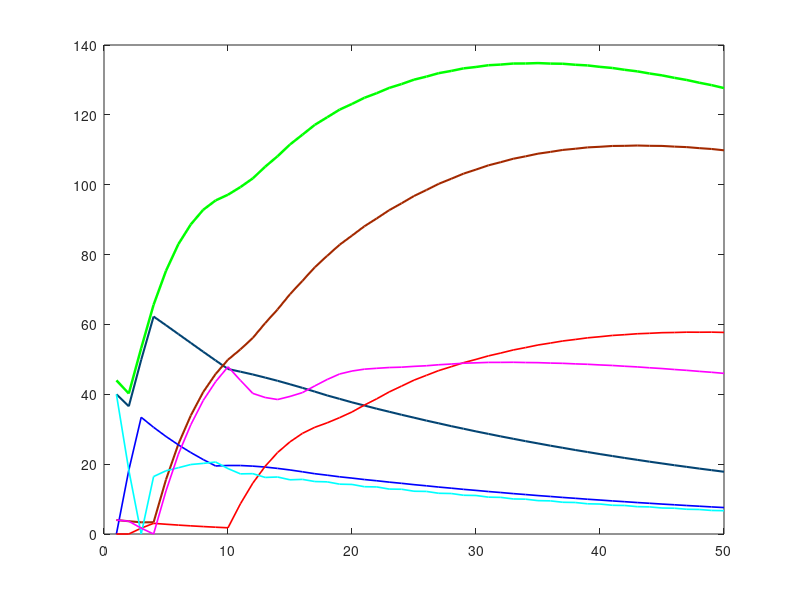

This chart was generated by the following MATLAB code: (Note: this script raises an error after producing the figure.)
clear all;
%%
%Condor model
function [t, wildJuveniles, wildAdults, wildTotal, captiveJjuveniles, captiveadults, captivetotal, totalBirds] = runCondorModel()
% initialization of variables and Rates

doubleClutching = true;

captiveBirthRate =  0.9; % The Female birth Rate assuming double clutching
if doubleClutching == true
    captiveBirthRate = captiveBirthRate * 2;
end
wildBirthRate = 0.3729; % wild female birth rate

num_years = 50; % simulation time in years
t = 1: num_years;

releaseRate = 0.8; % the release rate
keepRate = 1 - releaseRate; % the keep rate of juvy condors

adultMortalityRate = 0.086; % adult mortality rate
juvenileMortalityRate = 0.086; % juv mortality rate
year1MortalityRate = 0.138;
juvenileSurvivalRate = 1 - juvenileMortalityRate; % juv survival rate
adultSurvivalRate = 1 - adultMortalityRate; % adult survival rate
year1SurvivalRate = 1 - year1MortalityRate;

captiveCapacity = 150;
wildCapacity = 400;



% Define arrays and fill with 0's ahead of time to pre-allocate space
%arrays start at 1 in matlab not 0... odd 
%captive and wild groups, vectors 



Y0 = zeros(1, num_years);
Y1 = zeros(1, num_years);
Y2 = zeros(1, num_years);
Y3 = zeros(1, num_years);
Y4 = zeros(1, num_years);
Y5 = zeros(1, num_years);
Y6 = zeros(1, num_years);
Y7 = zeros(1, num_years);
A  = zeros(1, num_years);




WY0 = zeros(1, num_years);
WY1 = zeros(1, num_years);
WY2 = zeros(1, num_years);
WY3 = zeros(1, num_years);
WY4 = zeros(1, num_years);
WY5 = zeros(1, num_years);
WY6 = zeros(1, num_years);
WY7 = zeros(1, num_years);
WY8 = zeros(1, num_years);
WA  = zeros(1, num_years);

% setting initial conditions

Y5(1) = 20;
Y6(1) = 20;
WY5(1) = 2;
WY6(1) = 2;


for yr = 2: num_years
    
    captiveTotalPrev = Y0(yr-1) + Y1(yr-1) + Y2(yr-1) + Y3(yr-1) + Y4(yr-1) + Y5(yr-1) + Y6(yr-1) + A(yr-1);

    wildTotalPrev = WY0(yr-1) + WY1(yr-1) + WY2(yr-1) + WY3(yr-1) + WY4(yr-1) + WY5(yr-1) + WY6(yr-1) + WY7(yr-1) + WA(yr-1);
    
    wildCarryingCapacity = 1 - (wildTotalPrev / wildCapacity); % we might have to add a clamp here to prevent a negative value subtracting born chicks

    

    %If total captive population is less than our capacity, release 80% of
    %year-1 juveniles each year
    if captiveTotalPrev <= captiveCapacity 
        
        %captive condor section
        
        adultsEligibleToReproduce = A(yr-1) / 2; %assume 50% of adults are female

        %If we're not double clutching, we have to subtract the adults
        %eligible to reproduce by the number of year 0 chicks, to account
        %for adults that are busy raising chicks and won't reproduce that
        %year. If we are double-clutching, then this number is
        %approximately halved since human handlers are manually raising half of the
        %chicks on any given year
        if doubleClutching == true
            adultsEligibleToReproduce = adultsEligibleToReproduce - (Y0(yr-1)/2);
        else
            adultsEligibleToReproduce = adultsEligibleToReproduce - Y0(yr-1);
        end
        Y0(yr) = (adultsEligibleToReproduce * captiveBirthRate);  % just born
        
        Y1(yr) = Y0(yr-1);         % living out their first year, no release, birth rate accounts for first-year mortality
    
        Y2(yr) = Y1(yr-1) *  keepRate * year1SurvivalRate;   % start of pre-adult years
        Y3(yr) = Y2(yr-1) *  juvenileSurvivalRate;
        Y4(yr) = Y3(yr-1) *  juvenileSurvivalRate;
        Y5(yr) = Y4(yr-1) *  juvenileSurvivalRate;
        Y6(yr) = Y5(yr-1) *  juvenileSurvivalRate;   
        Y7(yr) = 0;   % end of pre-adult years
        A(yr) = A(yr-1) * adultSurvivalRate + (Y6(yr-1) * juvenileSurvivalRate);  % adults
      
        %wild condors
    
        wildadultsEligibleToReproduce = WA(yr-1) / 2;  %assume 50% of adults are female
        %see note on line 89. No double-clutching in the wild.
        wildadultsEligibleToReproduce = wildadultsEligibleToReproduce - WY0(yr-1);
        WY0(yr) = (wildadultsEligibleToReproduce * wildBirthRate * wildCarryingCapacity);  % just born
    
        WY1(yr) = WY0(yr-1);         
    
        WY2(yr) = (WY1(yr-1) * year1SurvivalRate + (Y1(yr-1) * releaseRate * juvenileSurvivalRate));   % start of juv years
        WY3(yr) = WY2(yr-1) * juvenileSurvivalRate;
        WY4(yr) = WY3(yr-1) * juvenileSurvivalRate;
        WY5(yr) = WY4(yr-1) * juvenileSurvivalRate;
        WY6(yr) = WY5(yr-1) * juvenileSurvivalRate;   
        WY7(yr) = WY6(yr-1) * juvenileSurvivalRate; 
        WY8(yr) = 0;        % end of juv years
        WA(yr) = WA(yr-1) * adultSurvivalRate + (WY7(yr-1) * juvenileSurvivalRate);  % adults
    else 
        
        %otherwise, captive population has reached capacity - release all
        %juveniles to the wild
        adultsEligibleToReproduce = A(yr-1) / 2;  % assume 50% of adults are female
        %see note above on line 89
        if doubleClutching == true
            adultsEligibleToReproduce = adultsEligibleToReproduce - (Y0(yr-1)/2);
        else
            adultsEligibleToReproduce = adultsEligibleToReproduce - Y0(yr-1);
        end
        Y0(yr) = (adultsEligibleToReproduce * captiveBirthRate);  % just born
        Y1(yr) = Y0(yr-1);         % living out their first year, no release
        Y2(yr) = 0;   % start of pre-adult years
        Y3(yr) = 0;
        Y4(yr) = 0;
        Y5(yr) = 0;
        Y6(yr) = 0;   
        Y7(yr) = 0;   % end of pre-adult years
        A(yr) = A(yr-1) * adultSurvivalRate + Y6(yr-1) * juvenileSurvivalRate;  % adults
        %wild condors
        wildadultsEligibleToReproduce = WA(yr-1) / 2;  % assume 50% of adults are female
        %see note on line 89. No double-clutching in the wild.
        wildadultsEligibleToReproduce = wildadultsEligibleToReproduce - WY0(yr-1);
        WY0(yr) = (wildadultsEligibleToReproduce * wildBirthRate * wildCarryingCapacity);  % just born
        WY1(yr) = WY0(yr-1);         % living out their first year, no release
        WY2(yr) = WY1(yr-1) * year1SurvivalRate + (Y1(yr-1) * year1SurvivalRate);   % start of juv years
        WY3(yr) = WY2(yr-1) * juvenileSurvivalRate + Y2(yr-1);
        WY4(yr) = WY3(yr-1) * juvenileSurvivalRate + Y3(yr-1);
        WY5(yr) = WY4(yr-1) * juvenileSurvivalRate + Y4(yr-1);
        WY6(yr) = WY5(yr-1) * juvenileSurvivalRate + Y5(yr-1);   
        WY7(yr) = WY6(yr-1) * juvenileSurvivalRate + Y6(yr-1); 
        WY8(yr) = 0;        % end of juv years
        WA(yr) = (WA(yr-1) * adultSurvivalRate) + (WY7(yr-1) * juvenileSurvivalRate);  % adults
    
    
    end
    
end
% Group totals for plotting
% combining arrays to account for the correct groups for captive 
captiveJjuveniles = Y1 + Y2 + Y3 + Y4 + Y5 + Y6;
captiveadults    = A;
captivetotal     = Y0 + captiveJjuveniles + captiveadults;
wildJuveniles = WY1 + WY2 + WY3 + WY4 + WY5 + WY6 + WY7;
wildAdults    = WA;
wildTotal     = WY0 + wildJuveniles + wildAdults;
totalBirds = wildTotal + captivetotal;
end
%%

Captivecap = 150;
Wildcap = 400;

[t, Wjuveniles, Wadults, Wtotal, Cjuveniles, Cadults, Ctotal, TotalBirds] = runCondorModel();
figure;
plot(t, Ctotal, 'Color', '#034473', 'LineWidth', 1.5); hold on;
plot(t, Wtotal,'Color',  '#a32900', 'LineWidth', 1.5);
plot(t, Cadults, 'b', 'LineWidth', 1.2);
plot(t, Wadults, 'r', 'LineWidth', 1.2);
plot(t,Cjuveniles, 'c', 'LineWidth',1.2);
plot(t,Wjuveniles, 'm', 'LineWidth',1.2);
plot(t, TotalBirds, 'g', 'LineWidth', 1.8);
yline(Captivecap,'--c', 'LineWidth', 2.5);
yline(Wildcap,'--r', 'LineWidth', 2.5);
grid on;

legend('Captive Total', 'Wild Total', 'Captive Adults', 'Wild Adults', 'Captive Juveniles', 'Wild Juveniles','TotalBirds','Captivecap', 'Wildcap', 'Location', 'northwest');
xlabel('Years');
ylabel('Number of Female Condors');
title('Captive and Wild Condor Populations (Project 3)');
